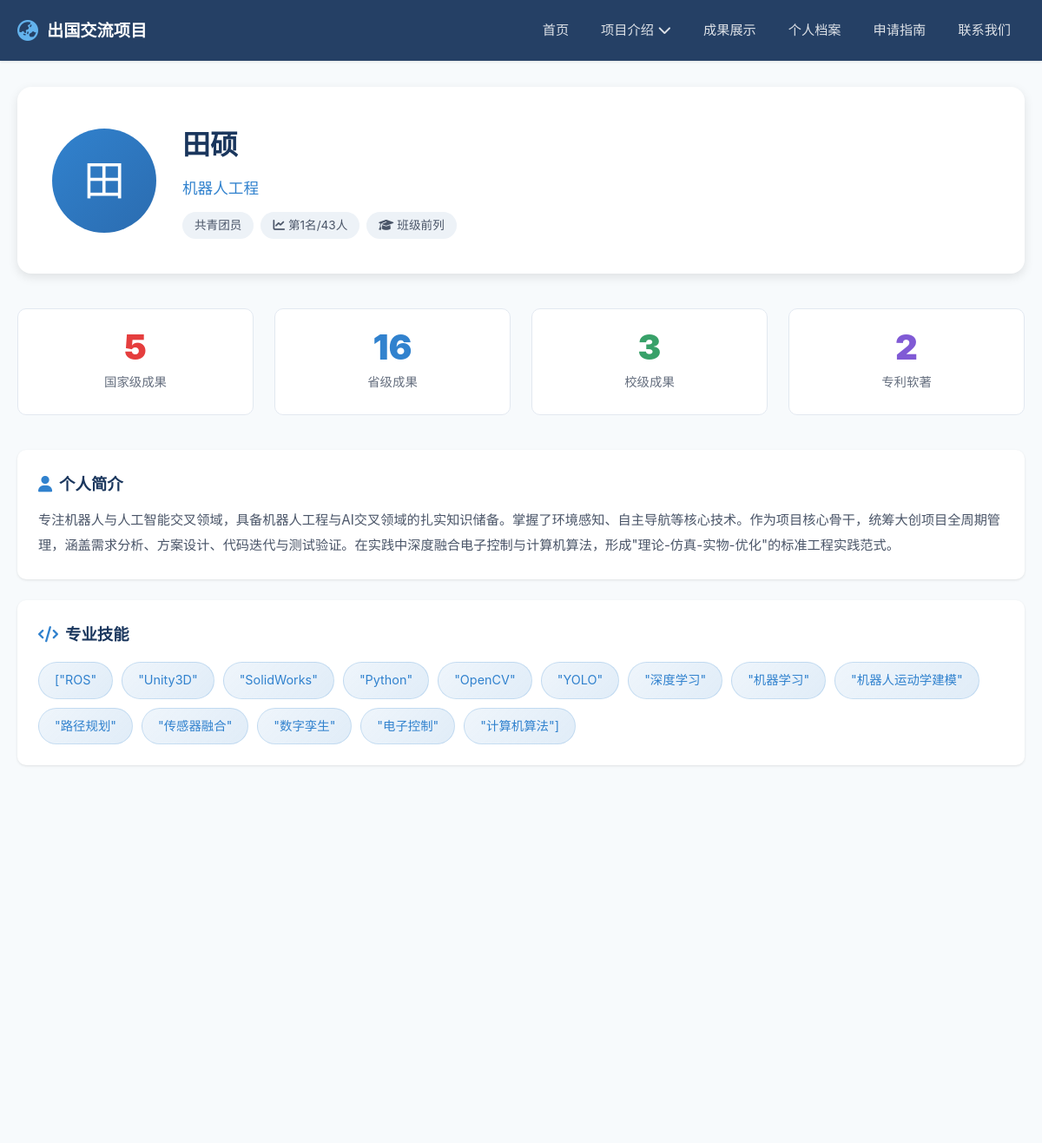
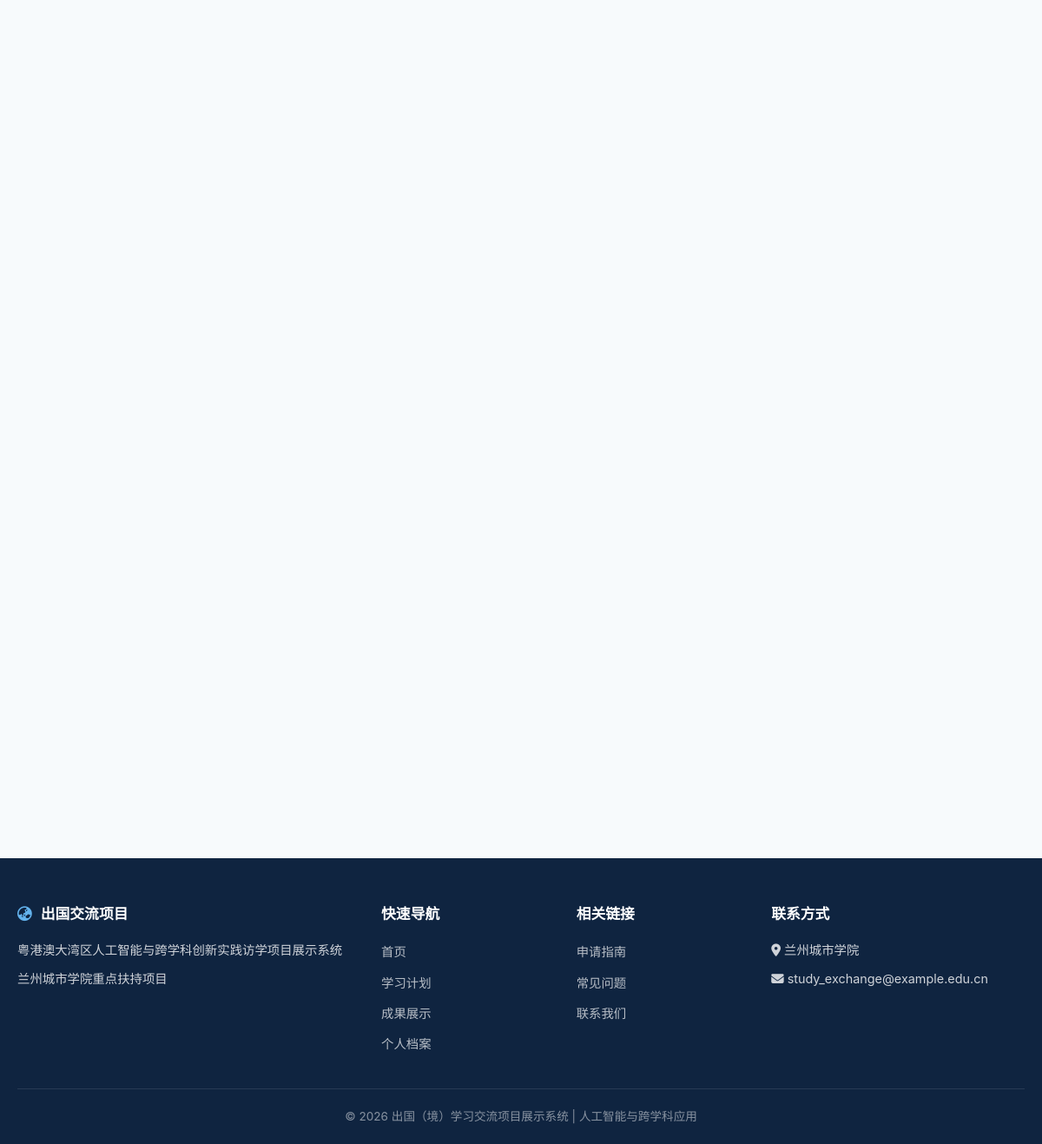
/profile/, run on the app's committed database (2 pictures, top to bottom).
### app/models/models.py (models this page shows, shortened)
class StudentProfile(db.Model):
    __tablename__ = 'student_profiles'
    id = db.Column(db.Integer, primary_key=True)
    name = db.Column(db.String(50), nullable=False, comment='姓名')
    major = db.Column(db.String(100), comment='专业')
    political_status = db.Column(db.String(50), comment='政治面貌')
    ranking = db.Column(db.String(50), comment='综合测评排名')
    gpa = db.Column(db.String(20), comment='GPA/成绩')
    skills = db.Column(db.Text, comment='技能列表(JSON)')
    research_interests = db.Column(db.Text, comment='研究方向')
    awards_summary = db.Column(db.Text, comment='获奖概要')
    bio = db.Column(db.Text, comment='个人简介')
    avatar = db.Column(db.String(200), comment='头像路径')
    created_at = db.Column(db.DateTime, default=datetime.now)
    updated_at = db.Column(db.DateTime, default=datetime.now, onupdate=datetime.now)

### app/routes/profile.py (the view)
@profile_bp.route('/')
def profile_detail():
    profile = StudentProfile.query.first_or_404()
    achievements = Achievement.query.order_by(Achievement.created_at.desc()).limit(10).all()
    stats = {
        'national': Achievement.query.filter_by(level='国家级').count(),
        'provincial': Achievement.query.filter_by(level='省级').count(),
        'school': Achievement.query.filter_by(level='校级').count(),
        'patent': Achievement.query.filter(
            Achievement.category.in_(['专利', '软著'])
        ).count(),
    }
    return render_template('pages/profile/detail.html',
                           profile=profile,
                           achievements=achievements,
                           stats=stats)

### app/templates/pages/profile/detail.html (shortened to what this page needs)
{% extends "base.html" %}
{% block content %}
<section class="section" style="padding-top:100px;">
    <div class="container">
        <div class="profile-header reveal">
            <div class="profile-avatar">
                {{ profile.name[0] if profile.name else '?' }}
            </div>
            <div class="profile-info">
                <h1>{{ profile.name }}</h1>
                {% if profile.major %}
                <p class="profile-major">{{ profile.major }}</p>
                {% endif %}
                <div class="profile-tags">
                    {% if profile.political_status %}
                    <span class="profile-tag">{{ profile.political_status }}</span>
                    {% endif %}
                    {% if profile.ranking %}
                    <span class="profile-tag"><i class="fas fa-chart-line" style="margin-right:4px;"></i>{{ profile.ranking }}</span>
                    {% endif %}
                    {% if profile.gpa %}
                    <span class="profile-tag"><i class="fas fa-graduation-cap" style="margin-right:4px;"></i>{{ profile.gpa }}</span>
                    {% endif %}
                </div>
            </div>
        </div>
        <div class="stats-grid reveal" style="margin-bottom:40px;">
            <div class="stat-card" style="background:var(--bg-primary); border:1px solid var(--border-color);">
                <div class="stat-number" style="color:var(--danger);">{{ stats.national }}</div>
                <div class="stat-label" style="color:var(--text-secondary);">国家级成果</div>
            </div>
            <div class="stat-card" style="background:var(--bg-primary); border:1px solid var(--border-color);">
                <div class="stat-number" style="color:var(--accent);">{{ stats.provincial }}</div>
                <div class="stat-label" style="color:var(--text-secondary);">省级成果</div>
            </div>
            <div class="stat-card" style="background:var(--bg-primary); border:1px solid var(--border-color);">
                <div class="stat-number" style="color:var(--success);">{{ stats.school }}</div>
                <div class="stat-label" style="color:var(--text-secondary);">校级成果</div>
            </div>
            <div class="stat-card" style="background:var(--bg-primary); border:1px solid var(--border-color);">
                <div class="stat-number" style="color:#805ad5;">{{ stats.patent }}</div>
                <div class="stat-label" style="color:var(--text-secondary);">专利软著</div>
            </div>
        </div>
        {% if profile.bio %}
        <div class="card reveal" style="margin-bottom:24px;">
            <div class="card-body">
                <h3 style="margin-bottom:12px;"><i class="fas fa-user" style="color:var(--accent); margin-right:8px;"></i>个人简介</h3>
                <p style="line-height:1.9; white-space:pre-wrap;">{{ profile.bio }}</p>
            </div>
        </div>
        {% endif %}
        {% if profile.skills %}
        <div class="card reveal" style="margin-bottom:24px;">
            <div class="card-body">
                <h3 style="margin-bottom:12px;"><i class="fas fa-code" style="color:var(--accent); margin-right:8px;"></i>专业技能</h3>
                <div class="skill-cloud">
                    {% if profile.skills is string %}
                        {% set skills_list = profile.skills | tojson %}
                        {% for skill in profile.skills.split(',') %}
                        <span class="skill-tag">{{ skill.strip() }}</span>
                        {% endfor %}
                    {% else %}
                        {% for skill in profile.skills %}
                        <span class="skill-tag">{{ skill }}</span>
                        {% endfor %}
                    {% endif %}
                </div>
            </div>
        </div>
        {% endif %}
    </div>
</section>
{% endblock %}

### app/static/css/style.css (style rules this page uses)
:root { --primary: #1a365d; --primary-light: #2b6cb0; --primary-dark: #0f2440; --accent: #3182ce; --accent-light: #63b3ed; --success: #38a169; --warning: #d69e2e; --danger: #e53e3e; --text-primary: #1a202c; --text-secondary: #4a5568; --text-light: #718096; --bg-primary: #ffffff; --bg-secondary: #f7fafc; --bg-tertiary: #edf2f7; --border-color: #e2e8f0; --shadow-sm: 0 1px 3px rgba(0,0,0,0.1); --shadow-md: 0 4px 12px rgba(0,0,0,0.1); --shadow-lg: 0 10px 30px rgba(0,0,0,0.15); --radius-sm: 6px; --radius-md: 10px; --radius-lg: 16px; --transition: all 0.3s ease; --max-width: 1200px; }
*, *::before, *::after { margin: 0; padding: 0; box-sizing: border-box; }
html { scroll-behavior: smooth; font-size: 16px; }
body { font-family: 'Noto Sans SC', -apple-system, BlinkMacSystemFont, 'Segoe UI', sans-serif; color: var(--text-primary); background-color: var(--bg-secondary); line-height: 1.7; -webkit-font-smoothing: antialiased; }
.container { max-width: var(--max-width); margin: 0 auto; padding: 0 20px; }
.section { padding: 80px 0; }
.stats-grid { display: grid; grid-template-columns: repeat(auto-fit, minmax(200px, 1fr)); gap: 24px; margin-top: 40px; }
.stat-card { background: rgba(255,255,255,0.1); border: 1px solid rgba(255,255,255,0.2); border-radius: var(--radius-md); padding: 24px; text-align: center; backdrop-filter: blur(5px); transition: var(--transition); }
.stat-number { font-size: 2.5rem; font-weight: 900; line-height: 1; margin-bottom: 8px; }
.stat-label { font-size: 0.9rem; opacity: 0.85; }
.card { background: var(--bg-primary); border-radius: var(--radius-md); box-shadow: var(--shadow-sm); overflow: hidden; transition: var(--transition); }
.card-body { padding: 24px; }
.card-body h3 { font-size: 1.15rem; color: var(--primary); margin-bottom: 8px; }
.card-body p { color: var(--text-secondary); font-size: 0.95rem; line-height: 1.7; }
.profile-header { display: flex; align-items: center; gap: 30px; padding: 40px; background: var(--bg-primary); border-radius: var(--radius-lg); box-shadow: var(--shadow-md); margin-bottom: 30px; }
.profile-avatar { width: 120px; height: 120px; border-radius: 50%; background: linear-gradient(135deg, var(--accent), var(--primary-light)); display: flex; align-items: center; justify-content: center; font-size: 3rem; color: #fff; flex-shrink: 0; }
.profile-info h1 { font-size: 2rem; color: var(--primary); margin-bottom: 8px; }
.profile-info .profile-major { color: var(--accent); font-size: 1.1rem; margin-bottom: 12px; }
.profile-tags { display: flex; gap: 8px; flex-wrap: wrap; }
.profile-tag { padding: 4px 14px; background: var(--bg-tertiary); border-radius: 50px; font-size: 0.85rem; color: var(--text-secondary); }
.skill-cloud { display: flex; flex-wrap: wrap; gap: 10px; margin-top: 16px; }
.skill-tag { padding: 8px 18px; background: linear-gradient(135deg, rgba(49, 130, 206, 0.08), rgba(49, 130, 206, 0.15)); border: 1px solid rgba(49, 130, 206, 0.2); border-radius: 50px; font-size: 0.9rem; color: var(--accent); transition: var(--transition); }
.reveal { opacity: 0; transform: translateY(30px); transition: opacity 0.6s ease, transform 0.6s ease; }
.reveal.visible { opacity: 1; transform: translateY(0); }

### data on the page
StudentProfile: name "田", name "田硕", major "机器人工程", political_status "共青团员", ranking "第1名/43人", gpa "班级前列", bio "专注机器人与人工智能交叉领域，具备机器人工程与AI交叉领域的扎实知识储备。掌握了环境感知、自主导航等核心技术。作为项目核心骨干，统筹大创项目全周期管理，涵盖需求分析、方案设计、代码迭代与测试验证。在实践中深度融合电子控制与计算机算法，形成\"理论-仿真-实物-优化\"的标准工程实践范式。"

### other printed values
{{ stats.national }} "5"
{{ stats.provincial }} "16"
{{ stats.school }} "3"
{{ stats.patent }} "2"
{{ skill.strip() }} "[\"ROS\"" "\"Unity3D\"" "\"SolidWorks\"" "\"Python\"" "\"OpenCV\"" "\"YOLO\"" "\"深度学习\"" "\"机器学习\"" "\"机器人运动学建模\"" "\"路径规划\"" "\"传感器融合\"" "\"数字孪生\"" "\"电子控制\"" "\"计算机算法\"]"
